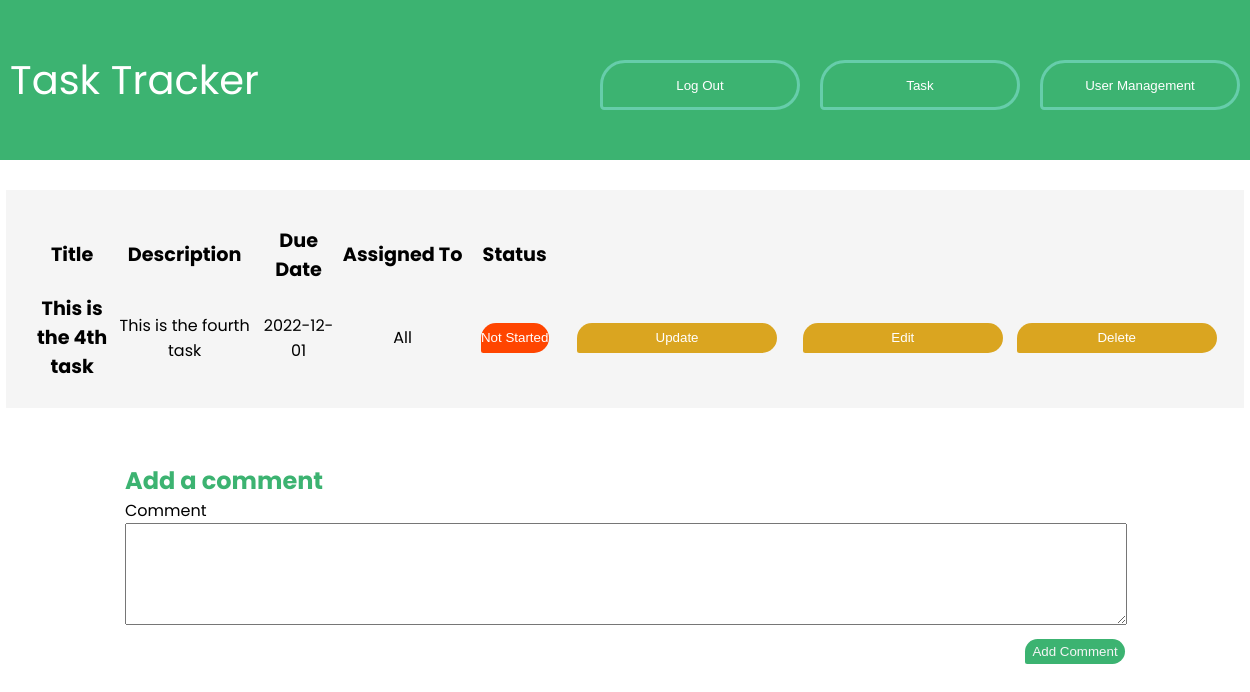
/viewTask/3 (signed in), run on the app's committed database.
### models.py (models this page shows, shortened)
class Todo(db.Model):
    id = db.Column(db.Integer, primary_key=True)
    title = db.Column(db.String(100))
    description = db.Column(db.String(4150))
    assigned = db.Column(db.String(100))
    due = db.Column(db.Date)
    complete = db.Column(db.Integer)
    createdBy = db.Column(db.Integer)
    comments = db.relationship("Comment", backref="comment", cascade="all, delete-orphan", lazy=True)

### app.py (the view)
@app.route('/viewTask/<int:task_id>')
def viewTask(task_id):
    global user
    user_list = User.query.all()
    if user == User:
        return redirect(url_for('login'))
    else:
        form = CommentForm()
        return render_template('viewTask.html', user=user, user_list=user_list,
                               todo=Todo.query.filter_by(id=task_id).first(), form=form)

### forms.py
class CommentForm(FlaskForm):
    class Meta:
        csrf = False
    comment = TextAreaField(validators=[Length(min=1)])
    submit = SubmitField('Add Comment')

### templates/viewTask.html (shortened to what this page needs)
<!DOCTYPE html>
<html lang="en">
<head>
    <link rel="stylesheet" href="../static/main.css">
</head>
<body>
    <div class= "index-wrapper">
        <a class="index-header" href="/">
            Task Tracker
        </a>
        <div class="top-contain">
            <a href="/logout">
                <button class="top-bar">Log Out</button>
            </a>
            <a href="/task">
                <button class="top-bar">Task</button>
            </a>
                <a href="/ViewUsers">
                    <button class="top-bar">User Management</button>
                </a>
        </div>
    </div>
    <div id="todo" class="todo">
        <table>
            <thead>
                <th>Title</th>
                <th>Description</th>
                <th>Due Date</th>
                <th>Assigned To</th>
                <th>Status</th>
                <th></th>
                <th></th>
            </thead>
            <tbody>
                <tr>
                    <td class="title">{{ todo.title }}</td>
                    <td>{{ todo.description }}</td>
                    <td>{{ todo.due }}</td>
                    <td>{{ todo.assigned }}</td>
                    <td>{% if todo.complete == 0 %}
                        <button class="notStarted">Not Started</button>
                    {% elif todo.complete == 1 %}
                        <button class="inProgress">In Progress</button>
                    {% else %}
                        <button class="complete">Complete</button>
                    {% endif %}</td>
                    <td><a href="/update/{{ todo.id }}">
                        <button class="task-button">Update</button>
                    </a></td>
                    {% if todo.createdBy == user.id or user.access == 1 %}
                        <td><a href="/editTask/{{ todo.id }}">
                            <button class="task-button">Edit</button>
                        </a></td>
                        <td><a href="/delete/{{ todo.id }}">
                            <button class="task-button">Delete</button>
                        </a></td>
                    {% endif %}</tr>
            </tbody>
        </table>
    </div>
<form action="{{ url_for('new_comment', task_id=todo.id) }}" method="post">
  <div class="submit-container">
    <h2>Add a comment</h2>
    <div>
      {{ form.comment.label }} <br/> {{ form.comment }}
    </div>
    {{ form.submit }}
  </div>
</form>
</body>
</html>

### static/main.css (style rules this page uses)
h2 { color: mediumseagreen; font-family: 'Poppins', sans-serif; }
label:not(.ex) { display: block; float: left; width: 120px; font-family: 'Poppins', sans-serif; text-align: left; }
th { font-size: larger; height: 75px; width: 550px; font-family: 'Poppins', sans-serif; }
td { height: 75px; }
tbody { font-family: 'Poppins', sans-serif; }
td > a > button:not(.exclude) { width: 200px; height: 30px; background-color: goldenrod; border-style: none; color: white; }
a { text-decoration: none; }
.todo { text-align: center; background-color: whitesmoke; width: 95%; margin-left: auto; margin-right: auto; padding: 2%; }
.notStarted { background-color: orangered; border-style: none; color: white; height: 30px; width: 70%; border-radius: 30px 30px 30px 5px; }
.title { font-weight: bold; font-size: larger; }
.task-button { border-radius: 30px 30px 30px 5px; }
.top-bar { background-color: mediumseagreen; border-style: solid; border-color: mediumaquamarine; border-width: 3px; color: white; height: 50px; width: 200px; margin-right: 10px; margin-left: 10px; border-radius: 30px 30px 30px 5px; }
.top-contain { margin-top: 20px; display: flex; justify-content: center; }
.index-header { color: white; display: flex; justify-content: center; font-family: 'Poppins', sans-serif; font-size: 40px; padding: 10px; }
.index-wrapper { background-color: mediumseagreen; display:flex; padding: 40px; border-radius: 30px; width: 100%; justify-content: space-between; }
* { padding: 0px; margin: 0px; }
body { display: flex; flex-direction: column; align-items: center; gap:30px }
input[type="submit"] { color: white; }
.submit-container { padding: 25px; width: 80vw; display:flex; flex-direction: column; }
.submit-container > input { background-color: mediumseagreen; border-style: none; color: whitesmoke; height: 25px; width: 100px; margin-top: 10px; border-radius: 30px 30px 30px 5px; align-self:flex-end; }
textarea { width: 80vw; height:100px; }

### data on the page
Todo: title "This is the 4th task", description "This is the fourth task", due "2022-12-01", assigned "All"
